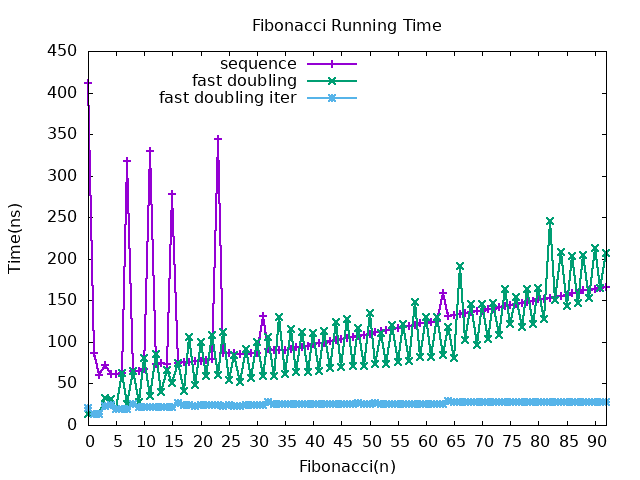

gnuplot code for this plot:
set title "Fibonacci Running Time"
set xlabel "Fibonacci(n)"
set ylabel "Time(ns)"
set terminal png font " Times_New_Roman,12 "
set output "alg_isolcpu.png"
set xtics 0 ,5 ,100
set key left 

plot \
"../fib_sequence" using 1:2 with linespoints linewidth 2 title "sequence", \
"../fib_fast_double" using 1:2 with linespoints linewidth 2 title "fast doubling", \
"../fib_fast_double_iter" using 1:2 with linespoints linewidth 2 title "fast doubling iter", \